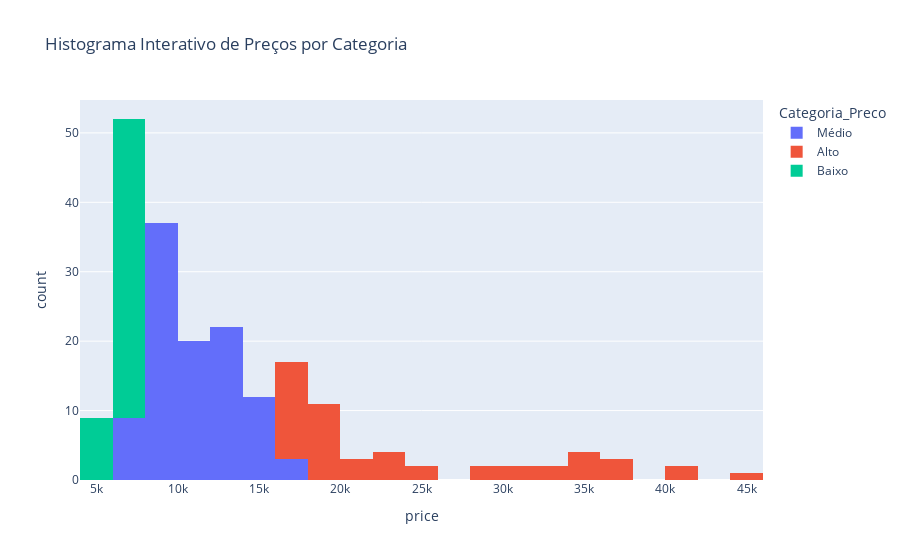

The code cell stored with this chart in its notebook:
### Code cell
# Visualização interativa com Plotly
fig = px.histogram(df, x='price', color='Categoria_Preco', nbins=30,
                   title='Histograma Interativo de Preços por Categoria')
fig.show()

### Figure 1 — Plotly figure (JSON) as saved in the notebook; plotly's stock layout.template omitted (floating-point values rounded to 4 significant figures)
{"data": [{"alignmentgroup": "True", "bingroup": "x", "hovertemplate": "Categoria_Preco=Médio<br>price=%{x}<br>count=%{y}<extra></extra>", "legendgroup": "Médio", "marker": {"color": "#636efa", "pattern": {"shape": ""}}, "name": "Médio", "nbinsx": 30, "offsetgroup": "Médio", "orientation": "v", "showlegend": true, "type": "histogram", "x": [13495, 16500, 16500, 13950, 15250, 13210.0, 16430, 7957, 8558, 8921, 12964, 7895, 9095, 8845, 10295, 12945, 10345, 13210.0, 13210.0, 11048, 10945, 11845, 13645, 15645, 8845, 8495, 10595, 10245, 10795, 11245, 9959, 8499, 12629, 14869, 14489, 8189, 9279, 9279, 7799, 7999, 8249, 8949, 9549, 13499, 14399, 13499, 11900, 13200, 12440, 13860, 15580, 7957, 8921, 12764, 13210.0, 9295, 9895, 11850, 12170, 15040, 15510, 9960, 9233, 11259, 10198, 8013, 11694, 7898, 8778, 7898, 8358, 9258, 8058, 8238, 9298, 9538, 8449, 9639, 9989, 11199, 11549, 8948, 10698, 9988, 10898, 11248, 15998, 15690, 15750, 7975, 7995, 8195, 8495, 9495, 9995, 11595, 9980, 13295, 13845, 12290, 12940, 13415, 15985], "xaxis": "x", "yaxis": "y"}, {"alignmentgroup": "True", "bingroup": "x", "hovertemplate": "Categoria_Preco=Alto<br>price=%{x}<br>count=%{y}<extra></extra>", "legendgroup": "Alto", "marker": {"color": "#EF553B", "pattern": {"shape": ""}}, "name": "Alto", "nbinsx": 30, "offsetgroup": "Alto", "orientation": "v", "showlegend": true, "type": "histogram", "x": [17450, 17710, 18920, 23875, 16925, 20970, 21105, 24565, 30760, 41315, 36880, 32250, 35550, 36000, 18280, 18344, 25552, 28248, 28176, 31600, 34184, 35056, 40960, 45400, 16503, 17199, 19699, 18399, 16900, 16695, 17075, 16630, 17950, 18150, 22018, 32528, 34028, 37028, 18150, 18620, 17669, 16558, 16515, 18420, 18950, 16845, 19045, 21485, 22470, 22625], "xaxis": "x", "yaxis": "y"}, {"alignmentgroup": "True", "bingroup": "x", "hovertemplate": "Categoria_Preco=Baixo<br>price=%{x}<br>count=%{y}<extra></extra>", "legendgroup": "Baixo", "marker": {"color": "#00cc96", "pattern": {"shape": ""}}, "name": "Baixo", "nbinsx": 30, "offsetgroup": "Baixo", "orientation": "v", "showlegend": true, "type": "histogram", "x": [5151, 6295, 6575, 5572, 6377, 6229, 6692, 7609, 6479, 6855, 5399, 6529, 7129, 7295, 7295, 6785, 5195, 6095, 6795, 6695, 7395, 5389, 6189, 6669, 7689, 6989, 5499, 7099, 6649, 6849, 7349, 7299, 7499, 5572, 6229, 6692, 7609, 5118, 7053, 7603, 7126, 7775, 7463, 5348, 6338, 6488, 6918, 6938, 7198, 7788, 7738, 7775], "xaxis": "x", "yaxis": "y"}], "layout": {"barmode": "relative", "legend": {"title": {"text": "Categoria_Preco"}, "tracegroupgap": 0}, "title": {"text": "Histograma Interativo de Preços por Categoria"}, "xaxis": {"anchor": "y", "domain": [0, 1], "title": {"text": "price"}}, "yaxis": {"anchor": "x", "domain": [0, 1], "title": {"text": "count"}}}}
